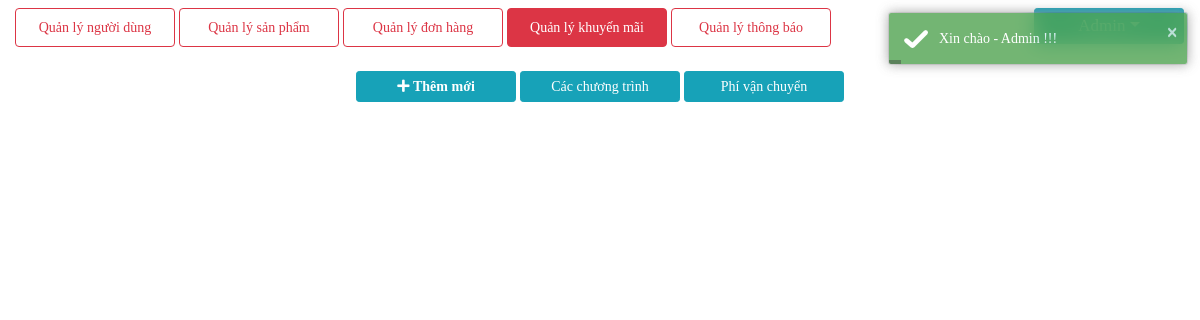
Before: /admin.php?action=promotions&promotions (signed in) with the older database file.
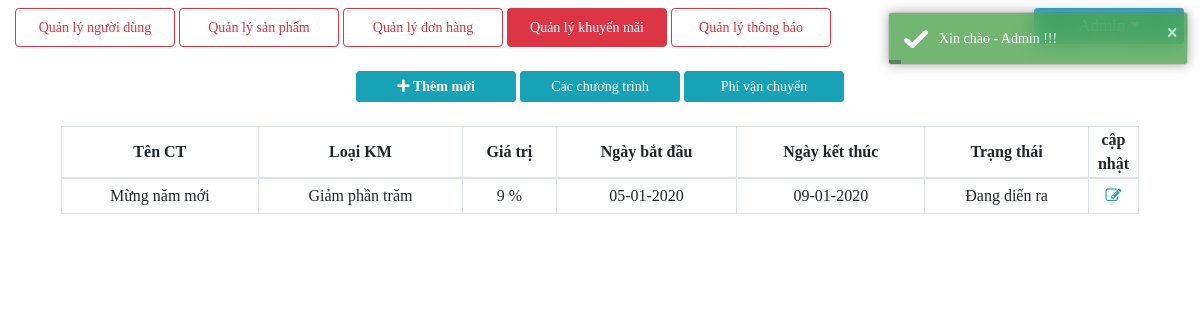
After: the same page with the newer database file.
### tables this page shows
CREATE TABLE `promotions`  (
  `id_promo` int(11) NOT NULL AUTO_INCREMENT,
  `name_promo` varchar(50) NULL DEFAULT NULL,
  `type_promo` tinyint(1) NULL DEFAULT NULL,
  `value` decimal(10, 0) NULL DEFAULT 0,
  `date_start` date NULL DEFAULT NULL,
  `date_end` date NULL DEFAULT NULL,
  `status` tinyint(1) NULL DEFAULT 1,
  PRIMARY KEY (`id_promo`) USING BTREE
);

### lib/function/function.php (called while the page is built, shortened)
<?php
    function name_type_promotions($type_promo){
        switch($type_promo){
            case 2 : return "Giảm phần trăm";
                break;
        }
    }
    function unit_promotions($type_promo,$value){
        switch($type_promo){
            case 2 : return "$value %";
                break;
        }
    }
    function status_promotions($type_promo){
        switch($type_promo){
            case 2 : return "Đang diến ra";
                break;
        }
    }
?>

### lib/admin/manage/promotions.php (the view, shortened to what this page needs)
<?php if(in_array(1, $_SESSION['id_per']) || in_array(6, $_SESSION['id_per'])){ ?>
<div class="container mt-4">
    <div id="accordion">
        <div class="text-center">
            <a class="btn btn-info btn-sm" id="button2" data-toggle="collapse" href="#collapseOne"><i class="fas fa-plus"> Thêm mới</i></a>
            <a class="btn btn-info btn-sm" id="button2" data-toggle="collapse" href="#collapseTwo">Các chương trình</a>
            <a class="btn btn-info btn-sm" id="button2" data-toggle="collapse" href="#collapseThree">Phí vận chuyển</a>
        </div>
        <div id="collapseTwo" class="collapse text-center <?php if(isset($_GET['promotions'])) echo 'show' ?> mt-4 px-3" data-parent="#accordion">
            <?php
                $stmt=$conn->prepare('SELECT count(id_promo) AS total_record FROM promotions');
                $stmt->execute();
                $row=$stmt->fetch();
                $total_record=$row['total_record'];
                if($total_record > 0){ ?>
                <table class="table-bordered table-hover show col-md-12 text-center">
                    <thead>
                        <th>Tên CT</th>
                        <th>Loại KM</th>
                        <th>Giá trị</th>
                        <th>Ngày bắt đầu</th>
                        <th>Ngày kết thúc</th>
                        <th>Trạng thái</th>
                        <th width="50px">cập nhật</th>
                    </thead>
                    <tbody>
                    <?php
                        $current_page = isset($_GET['page']) ? $_GET['page'] : 1;
                        $limit=10;
                        $total_page=ceil($total_record / $limit);
                        $start = ($current_page - 1) * $limit;
                        $stmt = $conn->prepare('SELECT * FROM promotions ORDER BY id_promo DESC LIMIT :start, :limit');
                        $stmt->bindValue(':start', $start, PDO::PARAM_INT);
                        $stmt->bindValue(':limit', $limit, PDO::PARAM_INT);
                        $stmt -> execute();
                        $result = $stmt->fetchAll(PDO::FETCH_ASSOC);
                        foreach ($result as $row) { ?>
                        <tr>
                            <td height="35px"><?php echo $row['name_promo'] ?></td>
                            <td><?php echo name_type_promotions($row['type_promo']) ?></td>
                            <td><?php echo unit_promotions($row['type_promo'],$row['value']) ?></td>
                            <td><?php echo date_format(date_create($row['date_start'], new DateTimeZone('Asia/Bangkok')),"d-m-Y") ?></td>
                            <td><?php echo date_format(date_create($row['date_end'], new DateTimeZone('Asia/Bangkok')),"d-m-Y") ?></td>
                            <td><?php echo status_promotions($row['status']) ?></td>
                            <td><a href="" class="text-info <?php if($row['status']==3) echo 'isDisabled' ?>" data-toggle="modal" data-target="<?php echo '#promotions'.$row['id_promo'] ?>"
                            data-toggle="tooltip" title="Cập nhật chương trình khuyến mãi"><i class="fa fa-pencil-square-o" aria-hidden="true"></i></a></td>
                        </tr>
                    <?php } ?>
                    </tbody>
                </table>
            <?php
            if($total_record > $limit){ ?>
                <?php pagination($current_page, $total_page,"admin.php?action=promotions&page=") ?>
            <?php }} ?>
        </div>
    </div>
</div>
<?php } ?>

Changed rows visible on the page:
added promotions: name_promo "Mừng năm mới", type_promo "Giảm phần trăm", unit_promotions($row['type_promo'],$row['value']) "9 %", date_start "05-01-2020", date_end "09-01-2020", status "Đang diến ra"
Other visible differences:
text now shown: "Tên CT Loại KM Giá trị Ngày bắt đầu Ngày kết thúc Trạng thái cập nhật"
